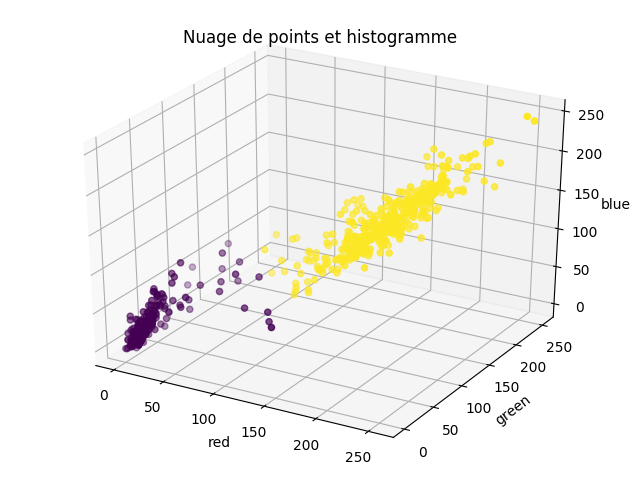
#> input picture CR/IMG/displayFeature3D_2classes_kmean.png, 640 x 480 px, given in place of Aral1973_Clean.jpg, which was not available
$ python aralsea_main.py
#> lines starting #> are read from the running program, lines starting #| are printed output that depends on the picture; pictures that were not available may be replaced by others from this repository, and a replacement may not be noted
### TP7/TP7/loadImages.py
#%% package
import numpy as np
import cv2
import matplotlib.pyplot as plt


#%% def loadImages
def loadImages():
    ''' fonction de lecture des images
    de la mer d'Aral 1973 et 1987
    '''

    # definition du chemin aux images
    path='';
    im73_filename = 'Aral1973_Clean.jpg';
    im87_filename = 'Aral1987_Clean.jpg';

    # lectures des images
    im73 = cv2.imread(im73_filename)
#> im73 is the input picture: shape (480, 640, 3); mean B, G, R 239.5, 243.1, 244
    im87 = cv2.imread(im87_filename)
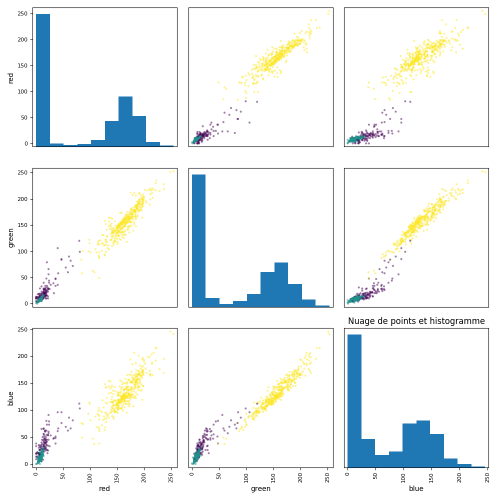
#> input picture CR/IMG/gmm01.png, 1000 x 1000 px, given in place of Aral1987_Clean.jpg, which was not available (shown at 1/2 size)
#> im87 is the input picture: shape (1000, 1000, 3); mean B, G, R 244.3, 243.5, 239.6
    # si les lignes d'au-dessus ne fonctionnent pas
    # im73 = plt.imread(im73_filename)
    # im87 = plt.imread(im87_filename)


  #%% sortie

    return im73, im87

### TP7/TP7/preprocessing.py

#%% package
import numpy as np
import matplotlib.pyplot as plt

from loadImages import loadImages
from selectFeatureVectors import selectFeatureVectors


#%% def preprocessing
def preprocessing():

    # ------------------------------------------------
    # YOUR CODE HERE
    img73, img87 = loadImages()

    img73 = img73[65:850,:,:]
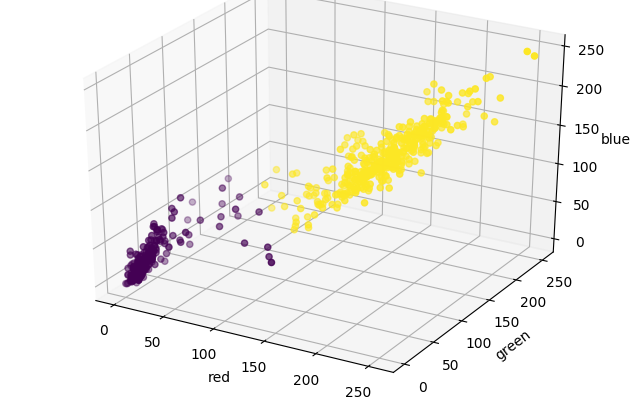
#> img73: shape (415, 640, 3); mean B, G, R 238.1, 242.3, 243.4
    img87 = img87[65:850,:,:]
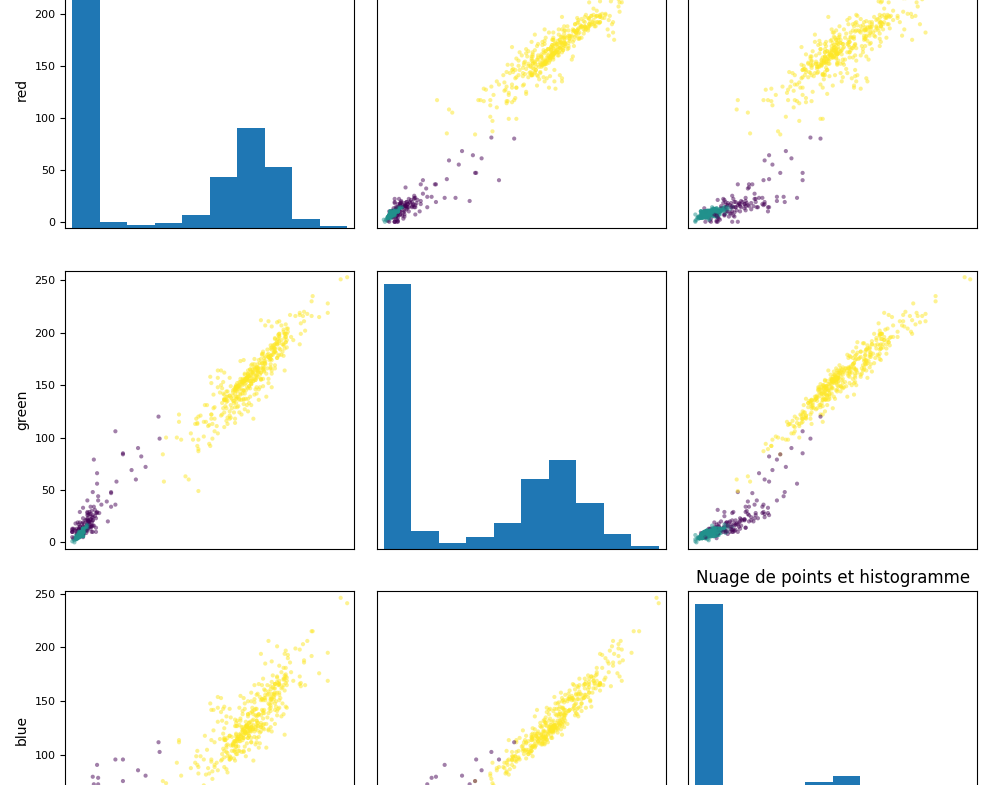
#> img87: shape (785, 1000, 3); mean B, G, R 244.4, 244.5, 241.1

    plt.figure()
    plt.subplot(121)
    plt.imshow(img73)
    plt.subplot(122)
    plt.imshow(img87)

    # ------------------------------------------------
    # ------------------------------------------------
    pas_echantillonage = 500
    featLearn, nbre_pixels, nbr_couche = selectFeatureVectors(img73,pas_echantillonage)

    #%%
    return featLearn,img73,img87


### TP7/TP7/selectFeatureVectors.py
#%% package
import numpy as np


#%% def selectFeatureVectors
def selectFeatureVectors(img,nbSubSample):
    '''Fonction permettant de récupérer l'image sous la forme d'un vecteur en
    sous échantillonnant
    '''
#> called with nbSubSample = 500


    # Locales
    nbLin,nbCol,nbFeat = img.shape
#> nbLin = 415; nbCol = 640; nbFeat = 3


    #%% Extraction des trois composantes de l'images
    nbPix = nbLin*nbCol
#> nbPix = 265600

    vr = img[:,:,0].reshape((nbPix,))
    vg = img[:,:,1].reshape((nbPix,))
    vb = img[:,:,2].reshape((nbPix,))

    # Mise sous la forme d'un vecteur
    feat = np.ones((nbPix,nbFeat))
    feat[:,0] = vr
    feat[:,1] = vg
    feat[:,2] = vb


    #%% sous-echantillonnage

    # indice des échantillons à garder
    ivect = np.arange(0, nbPix, nbSubSample)
#> ivect = 532 values from 0 to 265500

    # sélection
    feat = feat[ivect,:]

    # nombre de pixels gardés
    nbPix = ivect.shape[0]
#> nbPix = 532


    #%% sortie
    return feat,nbPix,nbFeat

### TP7/TP7/unsupervisedTraining.py
#%% package
import numpy as np
from sklearn.cluster import KMeans
from sklearn.mixture import GaussianMixture

#%% def unsupervisedTraining
def unsupervisedTraining(featLearn, method):
    ''' apprentissage avec la fonction KMeans() et GaussianMixture
    de scikit-learn :
    - featLearn est la matrice de l'ensemble d'apprentissage
    - method: type d'algorithme de Machine Learning utilisé (KMeans et GaussianMixture)
    - nbCluster est le nombre de cluster = nombre de classes rentré par l'utilisateur en début de fonction

    - renvoie model: le modèle de classement ou classifieur
    '''

    # fixer le nombre de classes
    answer = input('nombre de classes:')
    nbCluster = int(answer)

    if method == 'kmeans':

    # ------------------------------------------------
    # YOUR CODE HERE
        model = KMeans(nbCluster, random_state=0).fit(featLearn)

    # ------------------------------------------------
    # ------------------------------------------------
    elif method == 'gmm':

    # ------------------------------------------------
    # YOUR CODE HERE
        model = GaussianMixture(nbCluster, random_state=0).fit(featLearn)
    # ------------------------------------------------
    # ------------------------------------------------
    # sortie
    return model

### TP7/TP7/aralsea_main.py
#%% Machine Learning Class - Exercise Aral Sea Surface Estimation

# package
import numpy as np
import matplotlib.pyplot as plt

plt.close('all')

# ------------------------------------------------
# YOUR CODE HERE
from preprocessing import preprocessing
from unsupervisedTraining import unsupervisedTraining
from displayFeatures2d import displayFeatures2d
from displayFeatures3d import displayFeatures3d
from selectFeatureVectors import selectFeatureVectors
from unsupervisedClassifying import unsupervisedClassifying
from displayImageLabel import displayImageLabel

# ------------------------------------------------
# ------------------------------------------------

###------------ METHODE KMEANS ------------###

#%% Examen des données, prétraitements et extraction des descripteurs

# Chargement des données et prétraitements
featLearn,img73,img87 = preprocessing()
#> in preprocessing, `featLearn, nbre_pixels, nbr_couche = selectFeatureVectors(img73,pas_ec..`: featLearn = 532 rows, first 8: [255, 255, 255], [255, 255, 255], [242, 242, 242], [255, 255, 255], [255, 255, 255], [255, 255, 255], [255, 255, 255], [242, 242, 242]; nbre_pixels = 532; nbr_couche = 3

#%% Apprentissage / Learning / Training
# Apprentissage de la fonction de classement
# ------------------------------------------------
# YOUR CODE HERE
model = unsupervisedTraining(featLearn, method='gmm')
#> (the run stopped early here; a loop or call above may not have finished)
